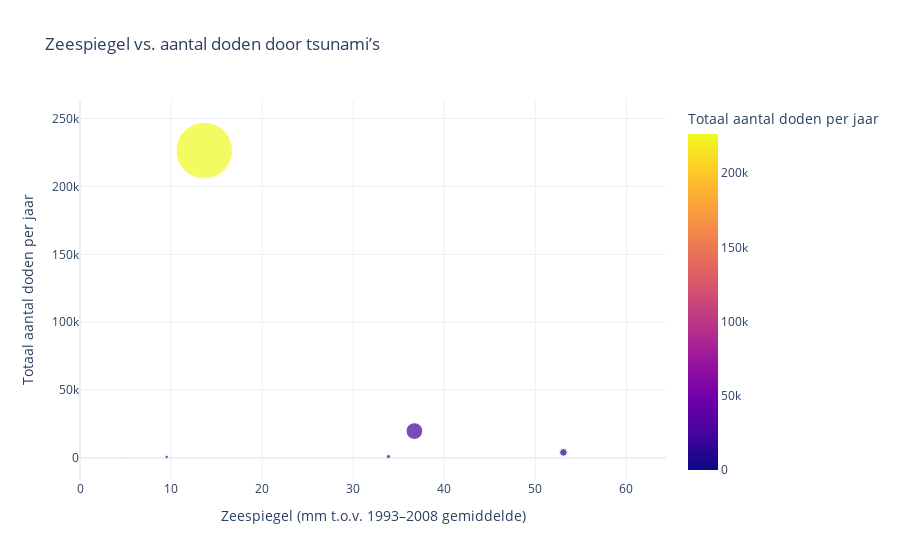

The notebook cell saved with this chart:
### Markdown cell above
## De grootste tsunami's worden niet veroorzaakt door zeespiegelstijging
Hieronder worden twee grafieken gemaakt, de eerste laat de zeespiegel vs. aantal doden door tsunami's zien, en de tweede laat de zeespiegel vs. het aantal tsunami's per jaar zien. Vervolgens wordt een analyse gemaakt.

### Code cell
disasters = pd.read_csv('1900_2021_DISASTERS.xlsx - emdat data.csv')
sea_level = pd.read_csv('Global_sea_level_rise.csv')

tsunamis = disasters[disasters['Disaster Subtype'].isin(['Tsunami', 'Tsunami/Tidal wave'])]

tsunami_deaths = tsunamis.groupby('Year')['Total Deaths'].sum().reset_index()

combined = pd.merge(tsunami_deaths, sea_level, left_on='Year', right_on='year', how='inner')

fig = px.scatter(
    combined,
    x='mmfrom1993-2008average',
    y='Total Deaths',
    color='Total Deaths',
    size='Total Deaths',
    hover_name='Year',
    title='Zeespiegel vs. aantal doden door tsunami’s',
    labels={
        'mmfrom1993-2008average': 'Zeespiegel (mm t.o.v. 1993–2008 gemiddelde)',
        'Total Deaths': 'Totaal aantal doden per jaar'
    },
    size_max=40
)

max_sea_level = combined['mmfrom1993-2008average'].max()
fig.update_xaxes(range=[0, max_sea_level + 10])  
fig.update_layout(template='plotly_white')
fig.show()

### Figure 1 — Plotly figure (JSON) as saved in the notebook; plotly's stock layout.template omitted (floating-point values rounded to 4 significant figures)
{"data": [{"hovertemplate": "<b>%{hovertext}</b><br><br>Zeespiegel (mm t.o.v. 1993–2008 gemiddelde)=%{x}<br>Totaal aantal doden per jaar=%{marker.color}<extra></extra>", "hovertext": [1901.0, 1905.0, 1928.0, 1931.0, 1933.0, 1944.0, 1946.0, 1952.0, 1958.0, 1960.0, 1964.0, 1968.0, 1969.0, 1975.0, 1979.0, 1983.0, 1993.0, 1996.0, 1997.0, 1998.0, 2001.0, 2002.0, 2004.0, 2006.0, 2007.0, 2009.0, 2010.0, 2011.0, 2013.0, 2015.0, 2016.0, 2018.0], "legendgroup": "", "marker": {"color": [18.0, 41.0, 155.0, 50.0, 3000.0, 1223.0, 165.0, 0.0, 111.0, 6231.0, 156.0, 200.0, 64.0, 200.0, 550.0, 102.0, 239.0, 7.0, 0.0, 2182.0, 145.0, 8.0, 226400.0, 805.0, 62.0, 192.0, 1092.0, 19850.0, 10.0, 19.0, 2.0, 4140.0], "coloraxis": "coloraxis", "size": [18.0, 41.0, 155.0, 50.0, 3000.0, 1223.0, 165.0, 0.0, 111.0, 6231.0, 156.0, 200.0, 64.0, 200.0, 550.0, 102.0, 239.0, 7.0, 0.0, 2182.0, 145.0, 8.0, 226400.0, 805.0, 62.0, 192.0, 1092.0, 19850.0, 10.0, 19.0, 2.0, 4140.0], "sizemode": "area", "sizeref": 141.5, "symbol": "circle"}, "mode": "markers", "name": "", "orientation": "v", "showlegend": false, "type": "scatter", "x": [-156.5, -154.4, -128.9, -126.7, -120.0, -116.9, -92.68, -84.48, -72.91, -66.88, -70.98, -72.81, -62.61, -45.85, -46.81, -22.28, -22.78, -11.95, -2.647, -10.81, 4.719, 2.153, 13.65, 9.519, 22.79, 33.65, 33.88, 36.72, 41.34, 50.46, 54.35, 53.09], "xaxis": "x", "y": [18.0, 41.0, 155.0, 50.0, 3000.0, 1223.0, 165.0, 0.0, 111.0, 6231.0, 156.0, 200.0, 64.0, 200.0, 550.0, 102.0, 239.0, 7.0, 0.0, 2182.0, 145.0, 8.0, 226400.0, 805.0, 62.0, 192.0, 1092.0, 19850.0, 10.0, 19.0, 2.0, 4140.0], "yaxis": "y"}], "layout": {"coloraxis": {"colorbar": {"title": {"text": "Totaal aantal doden per jaar"}}, "colorscale": [[0, "#0d0887"], [0.1111, "#46039f"], [0.2222, "#7201a8"], [0.3333, "#9c179e"], [0.4444, "#bd3786"], [0.5556, "#d8576b"], [0.6667, "#ed7953"], [0.7778, "#fb9f3a"], [0.8889, "#fdca26"], [1, "#f0f921"]]}, "legend": {"itemsizing": "constant", "tracegroupgap": 0}, "title": {"text": "Zeespiegel vs. aantal doden door tsunami’s"}, "xaxis": {"anchor": "y", "domain": [0, 1], "range": [0, 64.35], "title": {"text": "Zeespiegel (mm t.o.v. 1993–2008 gemiddelde)"}}, "yaxis": {"anchor": "x", "domain": [0, 1], "title": {"text": "Totaal aantal doden per jaar"}}}}
